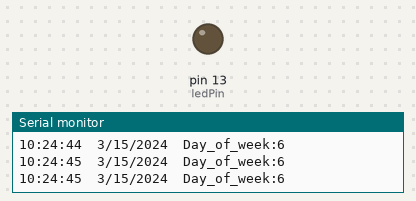
The sketch below on a simulated Arduino Mega 2560, built with avr-gcc and run on an emulated ATmega2560. Parts: output pins drawn as LEDs (lit = HIGH), the last lines printed to the serial monitor. Wiring (inferred from the names in the program): DS1307 clock at I2C address 0x68. The local clock reads 2024-03-15 10:24:30 at power-on unless the sketch sets it.

Above: at 16.0 s.
At 30.6 s:
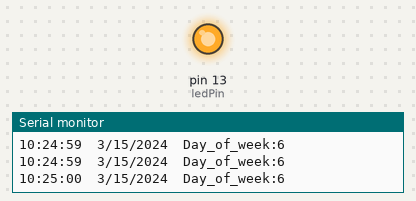
Timing chart, 0 to 80.3 s (numbered marks = the images above):
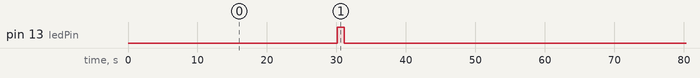

Measured:
- by itself, pin 13 (ledPin): alternates HIGH for 1.0 s and LOW for 59.2 s

The sketch:

timer_read.ino
```cpp
// Maurice Ribble
// 4-17-2008
// http://www.glacialwanderer.com/hobbyrobotics

// This code tests the DS1307 Real Time clock on the Arduino board.
// The ds1307 works in binary coded decimal or BCD.  You can look up
// bcd in google if you aren't familior with it.  There can output
// a square wave, but I don't expose that in this code.  See the
// ds1307 for it's full capabilities.

#include "Wire.h"
#define DS1307_I2C_ADDRESS 0x68
#define ledPin 13


int buttonPin = 28;
int buttonState = LOW;
int TimeWrittenYetFlag = 0;


// Convert normal decimal numbers to binary coded decimal
byte decToBcd(byte val)
{
    return ( (val/10*16) + (val%10) );
}

// Convert binary coded decimal to normal decimal numbers
byte bcdToDec(byte val)
{
    return ( (val/16*10) + (val%16) );
}

// Stops the DS1307, but it has the side effect of setting seconds to 0
// Probably only want to use this for testing
/*void stopDs1307()
 {
 Wire.beginTransmission(DS1307_I2C_ADDRESS);
 Wire.write(0);
 Wire.write(0x80);
 Wire.endTransmission();
 }*/

// 1) Sets the date and time on the ds1307
// 2) Starts the clock
// 3) Sets hour mode to 24 hour clock
// Assumes you're passing in valid numbers
void setDateDs1307(byte second,        // 0-59
byte minute,        // 0-59
byte hour,          // 1-23
byte dayOfWeek,     // 1-7
byte dayOfMonth,    // 1-28/29/30/31
byte month,         // 1-12
byte year)          // 0-99
{
    Wire.beginTransmission(DS1307_I2C_ADDRESS);
    Wire.write(0);
    Wire.write(decToBcd(second));    // 0 to bit 7 starts the clock
    Wire.write(decToBcd(minute));
    Wire.write(decToBcd(hour));      // If you want 12 hour am/pm you need to set
    // bit 6 (also need to change readDateDs1307)
    Wire.write(decToBcd(dayOfWeek));
    Wire.write(decToBcd(dayOfMonth));
    Wire.write(decToBcd(month));
    Wire.write(decToBcd(year));
    Wire.endTransmission();
}

// Gets the date and time from the ds1307
void getDateDs1307(byte *second,
byte *minute,
byte *hour,
byte *dayOfWeek,
byte *dayOfMonth,
byte *month,
byte *year)
{
    // Reset the register pointer
    Wire.beginTransmission(DS1307_I2C_ADDRESS);
    Wire.write(0);
    Wire.endTransmission();

    Wire.requestFrom(DS1307_I2C_ADDRESS, 7);

    // A few of these need masks because certain bits are control bits
    *second     = bcdToDec(Wire.read() & 0x7f);
    *minute     = bcdToDec(Wire.read());
    *hour       = bcdToDec(Wire.read() & 0x3f);  // Need to change this if 12 hour am/pm
    *dayOfWeek  = bcdToDec(Wire.read());
    *dayOfMonth = bcdToDec(Wire.read());
    *month      = bcdToDec(Wire.read());
    *year       = bcdToDec(Wire.read());
}


void setup()
{
    delay(2000);

    pinMode(ledPin, OUTPUT);
    pinMode(buttonPin, INPUT);


    byte second, minute, hour, dayOfWeek, dayOfMonth, month, year;
    Wire.begin();
    Serial.begin(9600);
    Serial.println("STARTING...");

}

void loop()
{
    byte second, minute, hour, dayOfWeek, dayOfMonth, month, year;

    getDateDs1307(&second, &minute, &hour, &dayOfWeek, &dayOfMonth, &month, &year);
    Serial.print(hour, DEC);
    Serial.print(":");
    if (minute < 10) {
        Serial.print("0");
    }
    Serial.print(minute, DEC);
    Serial.print(":");
    if (second < 10) {
        Serial.print("0");
    }
    Serial.print(second, DEC);
    Serial.print("  ");
    Serial.print(month, DEC);
    Serial.print("/");
    if (dayOfMonth < 10) {
        Serial.print("0");
    }
    Serial.print(dayOfMonth, DEC);
    Serial.print("/");
    Serial.print(year + 2000, DEC);
    Serial.print("  Day_of_week:");
    Serial.println(dayOfWeek, DEC);

    if (second == 0) {
        digitalWrite(ledPin, HIGH);
    }
    else{
        digitalWrite(ledPin, LOW);
    }


    delay(500);
}
```
